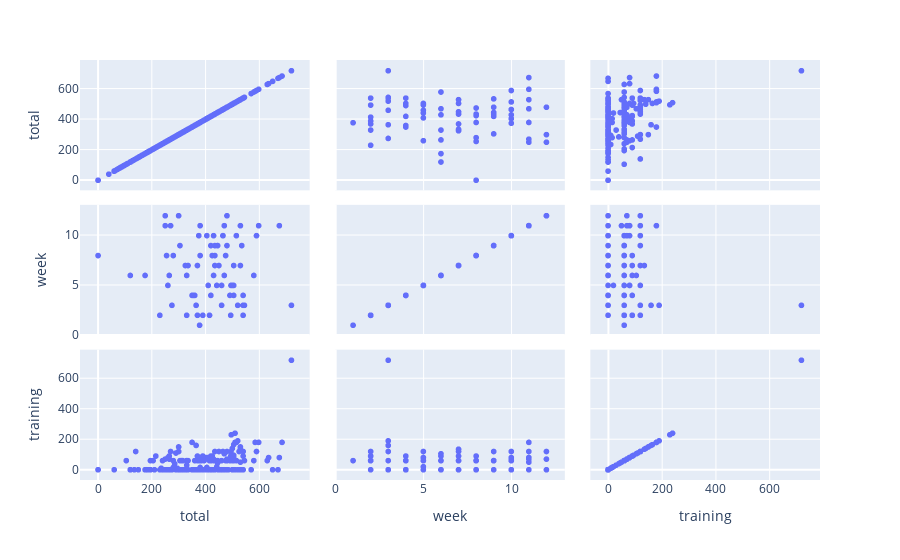

Write notebook code for a chart like this one.
### Code cell
px.scatter_matrix(df, ['total','week','training'])

### Figure 1 — Plotly figure (JSON) as saved in the notebook; plotly's stock layout.template omitted (floating-point values rounded to 4 significant figures; data arrays with more than 128 entries replaced by an {"elided": "..."} marker saying what was removed)
{"data": [{"dimensions": [{"axis": {"matches": true}, "label": "total", "values": {"elided": "363 int values"}}, {"axis": {"matches": true}, "label": "week", "values": {"elided": "363 int values"}}, {"axis": {"matches": true}, "label": "training", "values": {"elided": "363 int values"}}], "hovertemplate": "%{xaxis.title.text}=%{x}<br>%{yaxis.title.text}=%{y}<extra></extra>", "legendgroup": "", "marker": {"color": "#636efa", "symbol": "circle"}, "name": "", "showlegend": false, "type": "splom"}], "layout": {"dragmode": "select", "legend": {"tracegroupgap": 0}, "margin": {"t": 60}}}
